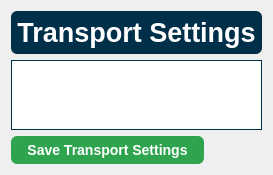
      <widget class="QWidget" name="pageTransportSettings">
       <layout class="QGridLayout" name="gridLayout_8">
        <item row="1" column="0" colspan="2">
         <widget class="QTableWidget" name="tblTransportSettings">
          <property name="focusPolicy">
           <enum>Qt::StrongFocus</enum>
          </property>
          <property name="styleSheet">
           <string notr="true">border: 1px solid #003049;
font-family: &quot;Helvetica&quot;;
font-size: 10pt;</string>
          </property>
          <property name="sizeAdjustPolicy">
           <enum>QAbstractScrollArea::AdjustToContents</enum>
          </property>
          <property name="editTriggers">
           <set>QAbstractItemView::AnyKeyPressed</set>
          </property>
          <property name="selectionMode">
           <enum>QAbstractItemView::SingleSelection</enum>
          </property>
          <property name="selectionBehavior">
           <enum>QAbstractItemView::SelectItems</enum>
          </property>
          <property name="sortingEnabled">
           <bool>false</bool>
          </property>
          <property name="cornerButtonEnabled">
           <bool>false</bool>
          </property>
          <property name="columnCount">
           <number>0</number>
          </property>
          <attribute name="horizontalHeaderStretchLastSection">
           <bool>true</bool>
          </attribute>
          <attribute name="verticalHeaderVisible">
           <bool>false</bool>
          </attribute>
          <attribute name="verticalHeaderStretchLastSection">
           <bool>false</bool>
          </attribute>
         </widget>
        </item>
        <item row="0" column="0" colspan="2">
         <widget class="QLabel" name="lblTransportSettings_Header">
          <property name="styleSheet">
           <string notr="true">border: 1px solid rgba(27, 31, 35, .15);
border-radius: 6px;
background-color: #003049;
color: #ffffff;
font-size: 20pt;
font-family: &quot;Helvetica&quot;;
font-style: normal;
font-weight: 700;
padding: 6px;</string>
          </property>
          <property name="text">
           <string>Transport Settings</string>
          </property>
          <property name="alignment">
           <set>Qt::AlignCenter</set>
          </property>
         </widget>
        </item>
        <item row="2" column="0">
         <widget class="QPushButton" name="btnSaveTransportSettings">
          <property name="styleSheet">
           <string notr="true">background-color: #2ea44f;
border: 1px solid rgba(27, 31, 35, .15);
border-radius: 6px;
color: #fff;
font-family: &quot;Helvetica&quot;;
font-size: 14px;
font-weight: 600;
line-height: 20px;
padding: 6px 16px;
position: relative;
text-align: center;
text-decoration: none;
vertical-align: middle;
white-space: nowrap;</string>
          </property>
          <property name="text">
           <string>Save Transport Settings</string>
          </property>
         </widget>
        </item>
       </layout>
      </widget>
